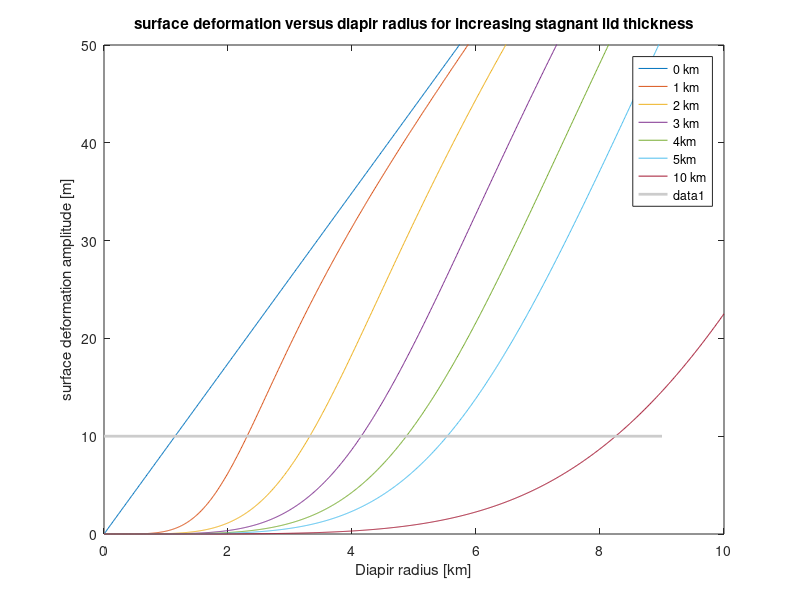
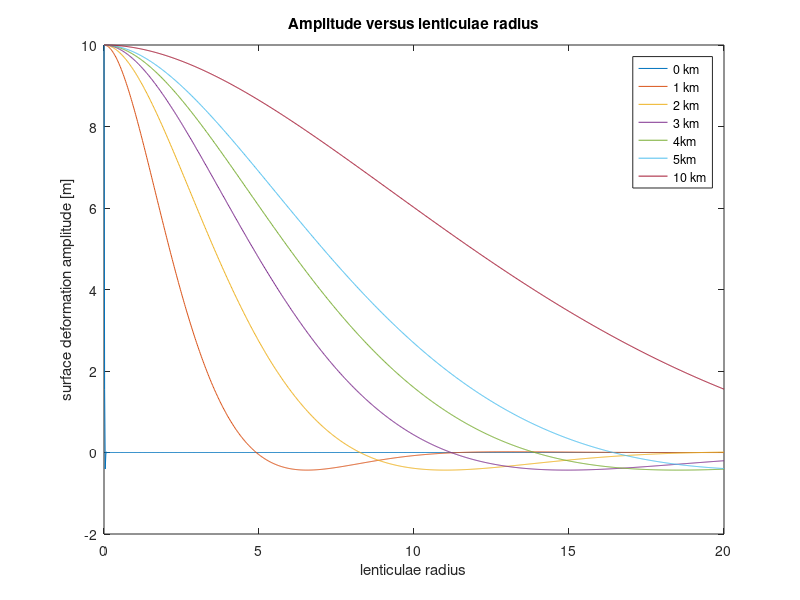
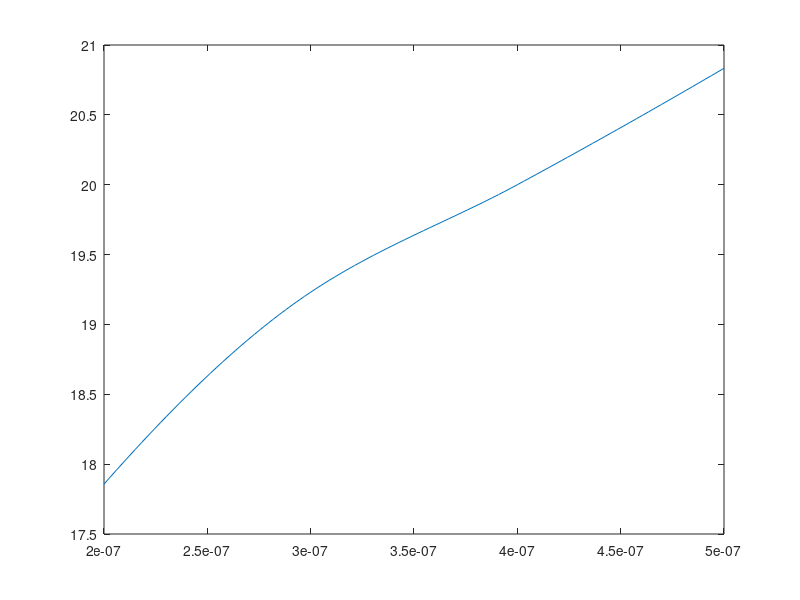

These charts were generated, in order, by the following MATLAB code:


E = 1e9;
te = linspace(100,20000,1000);
v = 0.25;
rr = linspace(0,10000,1000);
r = 3000;
phi = 0.4;
% Uses the right te2 for the 0 to 5km lid thickness
te2=[1,1000,2000,3000,4000,5000,10000]*phi;
g = 1.314;
rho = 917;
delta_rho = 4;
lamda = 4*r;
lamda2 = 4*rr;
lamda3 = 4*linspace(1000,5000,5);
x=linspace(0,20000,1000);
xx = linspace(-2000,2000,1000);
c3=10;
Vo=2*r*delta_rho*g;



D = E*te.^3/(12*(1-v^2));
h = 2*r*delta_rho/rho*1./(1+16*D*pi^4./(lamda^4*rho*g));
lid=te2/phi/1000;


for ii = 1:length(te2)

D2(ii) = E*te2(ii)^3/(12*(1-v^2));
h2(ii,:) = 2*rr.*delta_rho/rho*1./(1+16*D2(ii)*pi^4./(lamda2.^4*rho*g));
alpha(ii) = (4*D2(ii)/(rho*g)).^(1/4);
w(ii,:)= 10*exp(-x./alpha(ii)).*(cos(x./alpha(ii))+sin(x./alpha(ii)));

end



%% calculate viscosity

gs= 2e-5;
p = 2;
q = 59e3;
RR = 8.314;
A = 42*(1.97e-5)*(9.1e-4)/(250*8.314);
c = (gs^p)/(A);
T = 128;

visc = c/(1) * exp(q/(RR*T));

relax = visc/E/(60*60*24*365)

diapirforce = 2*delta_rho*g/(r*pi);

visc2 = c/(1) * exp(q/(RR*250));
risetime = visc2/diapirforce/(60*60*24*365)
%%
%Calculate total ice depth with ratios

Rtgamma2 = [0.0560 0.0520 0.05 0.048];
te = 1000;
Depth = te./Rtgamma2;
power = [2 3 4 5]*1e-7;
NPower = linspace(2e-7,5e-7,100);
PRZ = interp1(power,Depth,NPower,'pchip');

%% PLOTS

figure(1)
plot(rr/1000,h2)
ylim([0,50])
xlim([0,10])
xlabel('Diapir radius [km]')
ylabel('surface deformation amplitude [m]')
legend('0 km','1 km','2 km','3 km','4km','5km','10 km','Location','Best')
title('surface deformation versus diapir radius for increasing stagnant lid thickness')
line([0 9],[10,10],'LineWidth',2,'color',[.8 .8 .8])


figure(2)
plot(x/1000,w)
title('Amplitude versus lenticulae radius')
legend('0 km','1 km','2 km','3 km','4km','5km','10 km','Location','Best')
ylabel('surface deformation amplitude [m]')
xlabel('lenticulae radius')
ylim([-2,10])
xlim([0,20])

figure(3)
plot(NPower,PRZ/1000)


% if the minimum detectable dome amplitude is about 10m, then the
% minimum radius is about 1 to 2 times this. 